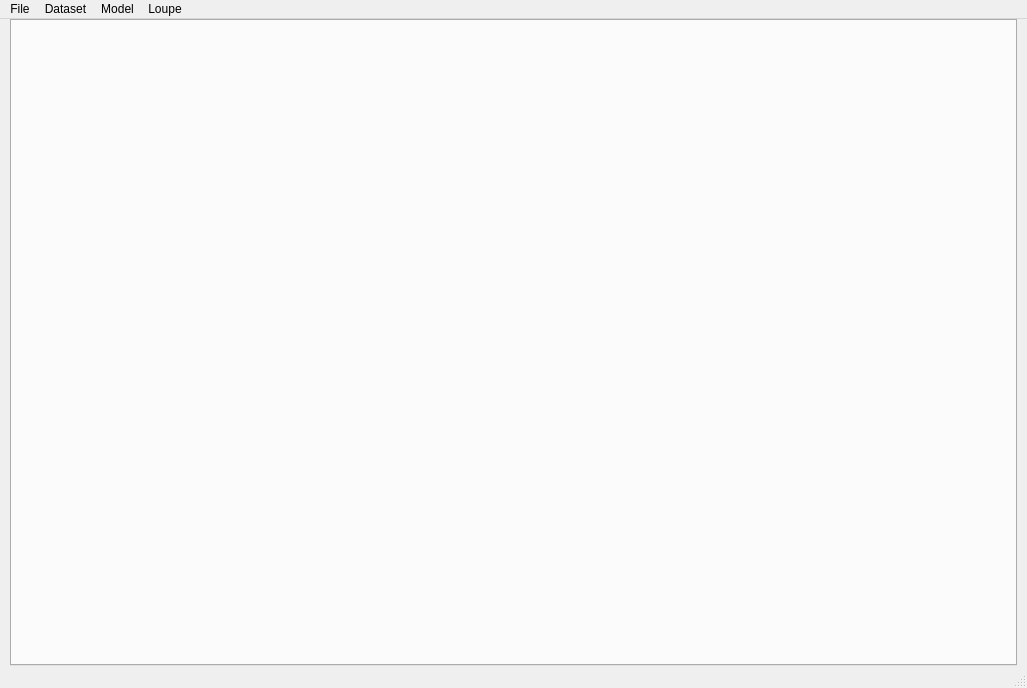
<?xml version="1.0" encoding="UTF-8"?>
<ui version="4.0">
 <class>MainWindow</class>
 <widget class="QMainWindow" name="MainWindow">
  <property name="geometry">
   <rect>
    <x>0</x>
    <y>0</y>
    <width>1027</width>
    <height>688</height>
   </rect>
  </property>
  <property name="windowTitle">
   <string>MainWindow</string>
  </property>
  <widget class="QWidget" name="centralWidget">
   <layout class="QHBoxLayout" name="horizontalLayout" stretch="0,1,0">
    <property name="spacing">
     <number>10</number>
    </property>
    <property name="leftMargin">
     <number>0</number>
    </property>
    <property name="topMargin">
     <number>0</number>
    </property>
    <property name="rightMargin">
     <number>0</number>
    </property>
    <property name="bottomMargin">
     <number>0</number>
    </property>
    <item>
     <widget class="QWidget" name="leftWidget" native="true"/>
    </item>
    <item>
     <widget class="QTabWidget" name="centerTabs">
      <property name="currentIndex">
       <number>-1</number>
      </property>
     </widget>
    </item>
    <item>
     <widget class="QWidget" name="rightWidget" native="true"/>
    </item>
   </layout>
  </widget>
  <widget class="QStatusBar" name="statusbar"/>
  <widget class="QMenuBar" name="menubar">
   <property name="geometry">
    <rect>
     <x>0</x>
     <y>0</y>
     <width>1027</width>
     <height>21</height>
    </rect>
   </property>
   <widget class="QMenu" name="menuN_A">
    <property name="title">
     <string>File</string>
    </property>
    <addaction name="actionSave"/>
    <addaction name="actionLoad"/>
    <addaction name="separator"/>
    <addaction name="actionCustomPreferences"/>
    <addaction name="separator"/>
    <addaction name="actionCustomExit"/>
   </widget>
   <widget class="QMenu" name="menuDataset">
    <property name="title">
     <string>Dataset</string>
    </property>
    <addaction name="actionDatasetLoad"/>
   </widget>
   <widget class="QMenu" name="menuModel">
    <property name="title">
     <string>Model</string>
    </property>
    <addaction name="actionModelLoad"/>
   </widget>
   <widget class="QMenu" name="menuLoupe">
    <property name="title">
     <string>Loupe</string>
    </property>
    <addaction name="actionNewLoupe"/>
   </widget>
   <addaction name="menuN_A"/>
   <addaction name="menuDataset"/>
   <addaction name="menuModel"/>
   <addaction name="menuLoupe"/>
  </widget>
  <action name="actionSave">
   <property name="text">
    <string>Save</string>
   </property>
  </action>
  <action name="actionLoad">
   <property name="text">
    <string>Load</string>
   </property>
  </action>
  <action name="actionCustomExit">
   <property name="text">
    <string>Exit</string>
   </property>
  </action>
  <action name="actionCustomPreferences">
   <property name="text">
    <string>Preferences</string>
   </property>
  </action>
  <action name="actionDatasetLoad">
   <property name="text">
    <string>Load</string>
   </property>
  </action>
  <action name="actionModelLoad">
   <property name="text">
    <string>Load</string>
   </property>
  </action>
  <action name="actionNewLoupe">
   <property name="text">
    <string>New</string>
   </property>
  </action>
 </widget>
 <resources/>
 <connections/>
</ui>
